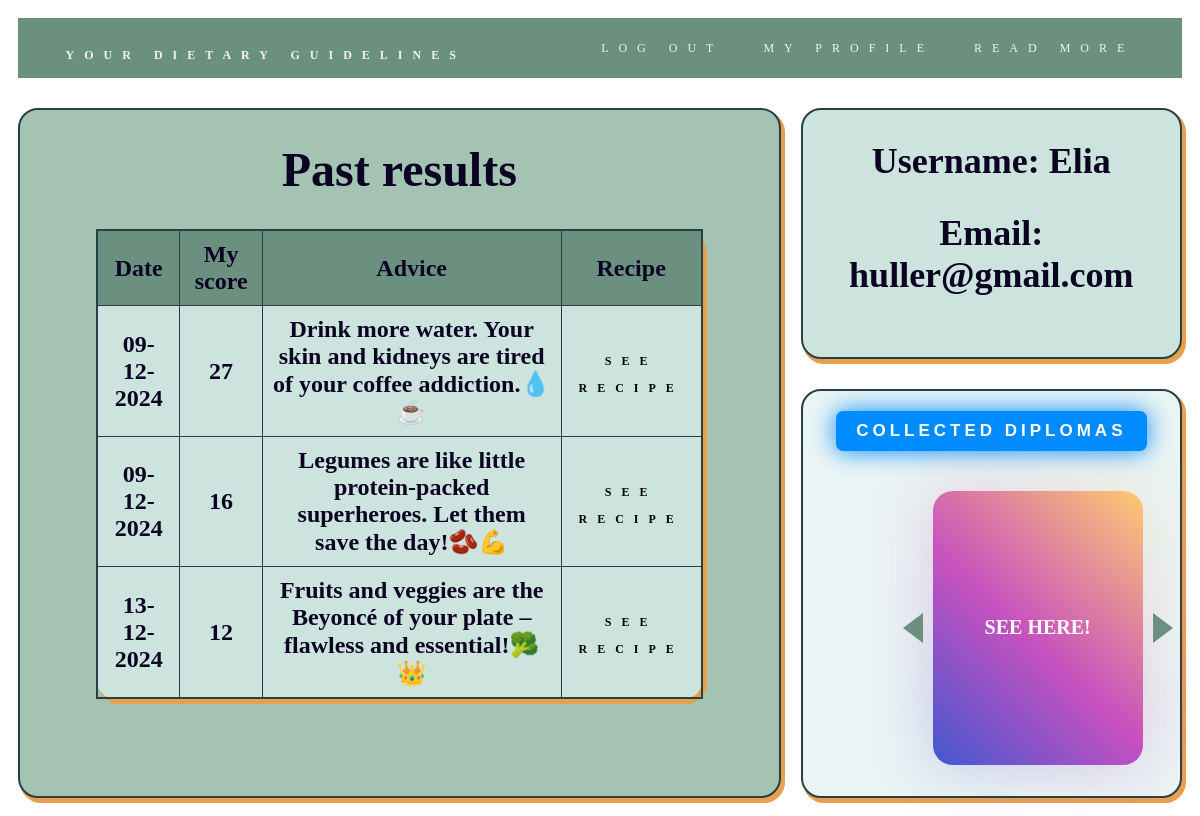
The page /Profile (signed in) on the database its author committed.
### tables this page shows
CREATE TABLE results (userID INT, date VARCHAR(15), score INT, advice VARCHAR(255), recipe VARCHAR(255));

CREATE TABLE 'users' (
"id" INTEGER PRIMARY KEY,
"name" VARCHAR(255),
"email" VARCHAR(255),
"password" VARCHAR(255)
);

### app.py (the view)
@app.route("/Profile")
def Profile():
    results = db.execute("SELECT date, score, advice FROM results JOIN users on userID = id WHERE userID = ? ORDER BY date", session["userID"])
    Name = db.execute("SELECT DISTINCT name FROM users WHERE id = ?", session["userID"])
    name = Name[0]["name"]
    Email = db.execute("SELECT DISTINCT email FROM users WHERE id = ?", session["userID"])
    email = Email[0]["email"]
    return render_template("Profile.html", results = results, name = name, email = email)

### P7/templates/Profile.html (shortened to what this page needs)
<!DOCTYPE html>
<html lang="en">
    <head>
        <link rel="stylesheet"type="text/css" href="/static/css/Styleprofile.css">
    </head>
<body>
     <div id="Homepage">
        <header class= "navbar">
                <h1><a href="/"> Your dietary guidelines </a></h1>
                <ul>
                    <li><a href="Signup"> Log out </a></li>
                    <li><a href="Profile">My Profile </a></li>
                    <li><a href="https://foedevarestyrelsen.dk/kost-og-foedevarer/alt-om-mad/de-officielle-kostraad"> Read More </a></li>
                </ul>
        </header>
    <main class="grid-item1">
        <h1> Past results</h1>
        <table>
            <tr>
                <th>Date</th>
                <th>My score</th>
                <th>Advice</th>
                <th>Recipe</th>
            </tr>
            {% for result in results %}
            <tr>
                <td>{{result["date"]}}</td>
                <td>{{result["score"]}}</td>
                <td>{{result["advice"]}}</td>
                <td><a href="{{result[recipe]}}" style="color: black">See Recipe</a></td>
            </tr>
            {% endfor %}
        </table>
    </main>
    <aside class="grid-item2">
        <h1>Username: {{name}}</h1>
        <h1>Email: {{email}}</h1>
    </aside>
    <footer class="grid-item3">
        <button class="shadow__btn">
            Collected diplomas</button>
<div class="container noselect">
    <div class="canvas">
        <div class="tracker tr-1"></div>
        <div class="tracker tr-2"></div>
        <div class="tracker tr-3"></div>
        <div class="tracker tr-4"></div>
        <div class="tracker tr-5"></div>
        <div class="tracker tr-6"></div>
        <div class="tracker tr-7"></div>
        <div class="tracker tr-8"></div>
        <div class="tracker tr-9"></div>
        <div class="tracker tr-10"></div>
        <div class="tracker tr-11"></div>
        <div class="tracker tr-12"></div>
        <div class="tracker tr-13"></div>
        <div class="tracker tr-14"></div>
        <div class="tracker tr-15"></div>
        <div class="tracker tr-16"></div>
        <div class="tracker tr-17"></div>
        <div class="tracker tr-18"></div>
        <div class="tracker tr-19"></div>
        <div class="tracker tr-20"></div>
        <div class="tracker tr-21"></div>
        <div class="tracker tr-22"></div>
        <div class="tracker tr-23"></div>
        <div class="tracker tr-24"></div>
        <div class="tracker tr-25"></div>
        <div class="arrow left-arrow"></div>
        <div class="arrow right-arrow"></div>
        <div id="card">
        <p id="prompt">SEE HERE!</p>
      </div>
    </div>
  </div>
    </footer>
</div>
</body>
</html>

### rows shown on the page
results: date "09-12-2024", score "27", advice "Drink more water. Your skin and kidneys are tired of your coffee addiction.💧☕"
results: date "09-12-2024", score "16", advice "Legumes are like little protein-packed superheroes. Let them save the day!🫘💪"
results: date "13-12-2024", score "12", advice "Fruits and veggies are the Beyoncé of your plate – flawless and essential!🥦👑"
users: name "Elia", email "huller@gmail.com"
